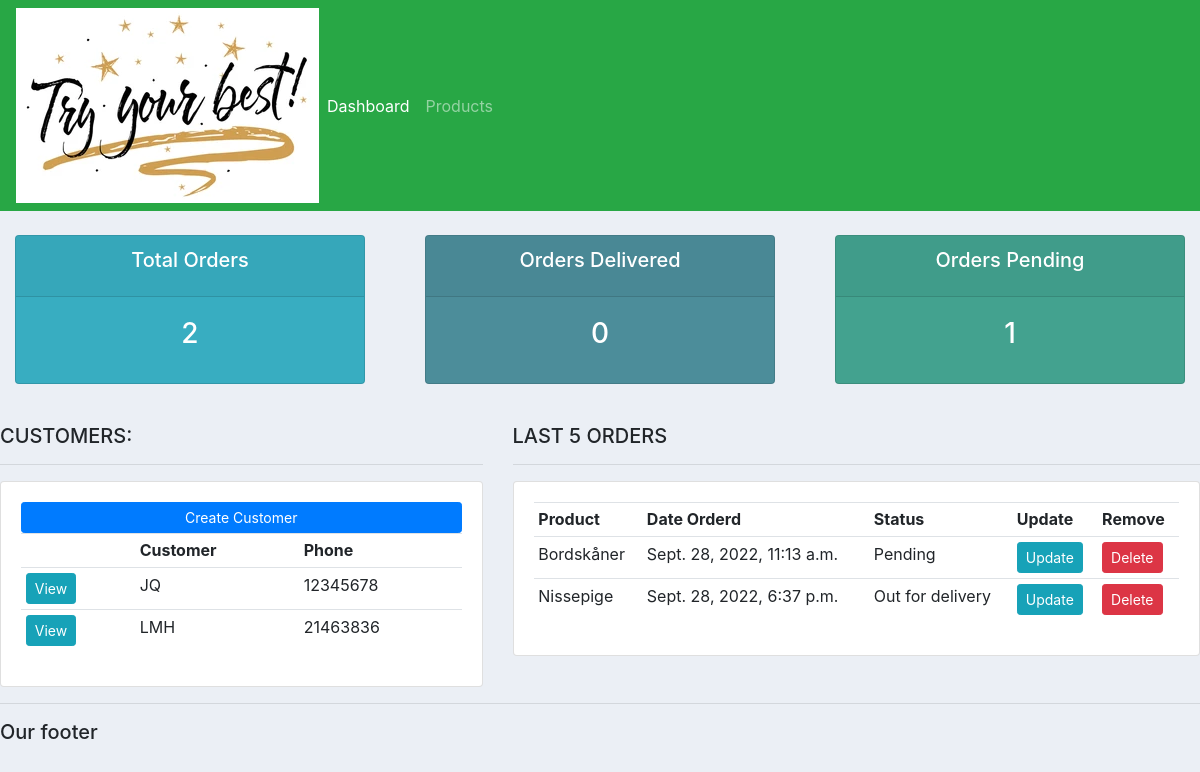
Before: / with the older database file.
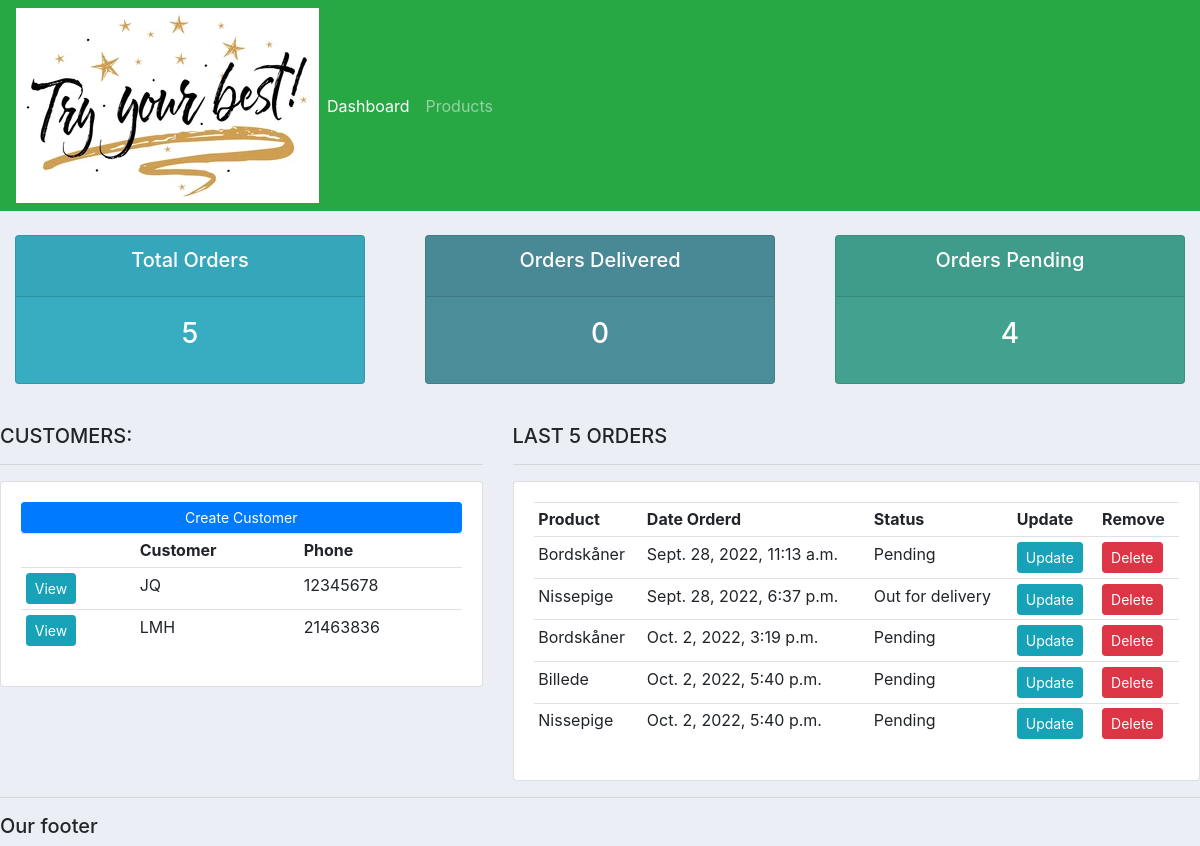
After: the same page with the newer database file.
### accounts/models.py (models this page shows, shortened)
class Customer(models.Model):
		name = models.CharField(max_length=200, null = True)
		phone = models.CharField(max_length=200, null = True)
		email = models.CharField(max_length=200, null = True)
		date_created = models.DateField(auto_now_add=True)

class Order(models.Model):
	STATUS = (
			('Pending', 'Pending'),
			('Out for delivery', 'Out for delivery'),
			('Delivered', 'Delivered'),
			)
	customer = models.ForeignKey(Customer, null=True, on_delete=models.SET_NULL)
	product = models.ForeignKey(Product, null=True, on_delete=models.SET_NULL)
	date_created = models.DateTimeField(auto_now_add=True, null=True)
	status = models.CharField(max_length=200, null=True, choices=STATUS)

class Product(models.Model):
		CATEGORY = (
				('Indoor', 'Indoor'),
				('Out Door', 'Out Door'),
				)
		name = models.CharField(max_length=200, null=True)
		price = models.FloatField(null=True)
		category = models.CharField(max_length=200, null=True, choices=CATEGORY)
		description = models.CharField(max_length=200, null=True)
		date_created = models.DateTimeField(auto_now_add=True, null=True)
		tags = models.ManyToManyField(Tag)
		def __str__(self):
			return self.name

### accounts/views.py (the view)
# urls.py: path('', views.home, name='home'),
def home(request):
    orders = Order.objects.all()
    customers = Customer.objects.all()
    total_customers = customers.count()
    total_orders = orders.count()
    delivered = orders.filter(status='Delivered').count()
    pending = orders.filter(status='Pending').count()
    context = {
        'orders': orders,
        'customers': customers,
        'total_orders': total_orders,
        'delivered': delivered,
        'pending': pending,
        }
    return render(request, 'accounts/dashboard.html', context)

### accounts/templates/accounts/dashboard.html
{%  extends 'accounts/main.html' %}
{% block content %}
{%  include 'accounts/status.html' %}
<br>
<div class="row">
	<div class="col-md-5">
		<h5>CUSTOMERS:</h5>
		<hr>
		<div class="card card-body">
			<a class="btn btn-primary  btn-sm btn-block" href="">Create Customer</a>
			<table class="table table-sm">
				<tr>
					<th></th>
					<th>Customer</th>
					<th>Phone</th>
				</tr>
				{% for customer in customers %}
					<tr>
						<td><a class="btn btn-sm btn-info" href="{% url 'customer' customer.id %}">View</a></td>
						<td>{{ customer.name }}</td>
						<td>{{ customer.phone }}</td>
					</tr>
				{% endfor %}
			</table>
		</div>
	</div>
	<div class="col-md-7">
		<h5>LAST 5 ORDERS</h5>
		<hr>
		<div class="card card-body">
			<table class="table table-sm">
				<tr>
					<th>Product</th>
					<th>Date Orderd</th>
					<th>Status</th>
					<th>Update</th>
					<th>Remove</th>
				</tr>
				{% for order in orders %}
					<tr>
						<td>{{ order.product }}</td>
						<td>{{ order.date_created }}</td>
						<td>{{ order.status }}</td>
						<td><a class="btn btn-sm btn-info" href="{% url 'update_order' order.id %}">Update</a></td>
						<td><a class="btn btn-sm btn-danger" href="{% url 'delete_order' order.id %}">Delete</a></td>
					</tr>
				{% endfor %}
			</table>
		</div>
	</div>
</div>
{% endblock %}

Changed rows visible on the page:
added Order: product "Bordskåner", date_created "Oct. 2, 2022, 3:19 p.m.", status "Pending"
added Order: product "Billede", date_created "Oct. 2, 2022, 5:40 p.m.", status "Pending"
added Order: product "Nissepige", date_created "Oct. 2, 2022, 5:40 p.m.", status "Pending"
Other visible differences:
{{ total_orders }}: "2" → "5"
{{ pending }}: "1" → "4"
